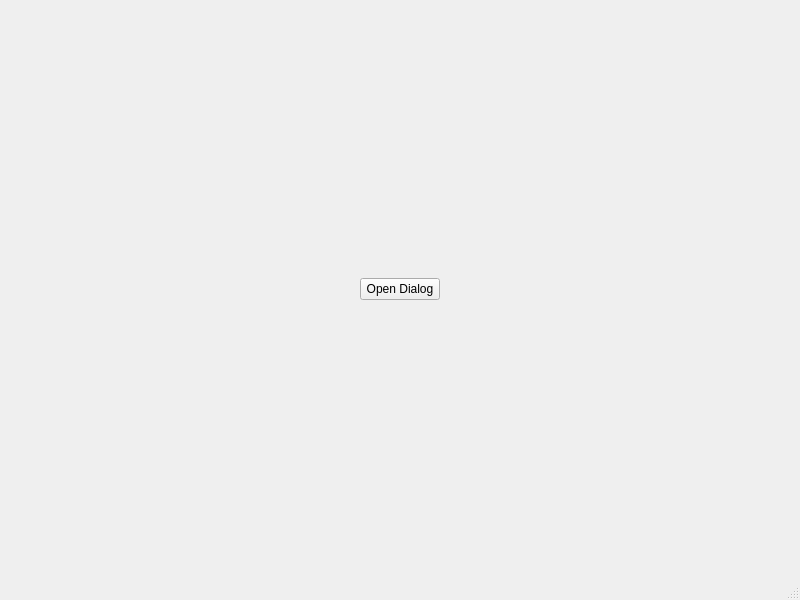
<?xml version="1.0" encoding="UTF-8"?>
<ui version="4.0">
 <class>MainWindow</class>
 <widget class="QMainWindow" name="MainWindow">
  <property name="geometry">
   <rect>
    <x>0</x>
    <y>0</y>
    <width>800</width>
    <height>600</height>
   </rect>
  </property>
  <property name="windowTitle">
   <string>MainWindow</string>
  </property>
  <widget class="QWidget" name="centralwidget">
   <layout class="QHBoxLayout" name="horizontalLayout">
    <item>
     <spacer name="horizontalSpacer">
      <property name="orientation">
       <enum>Qt::Horizontal</enum>
      </property>
      <property name="sizeHint" stdset="0">
       <size>
        <width>319</width>
        <height>20</height>
       </size>
      </property>
     </spacer>
    </item>
    <item>
     <widget class="QPushButton" name="openDialogButton">
      <property name="text">
       <string>Open Dialog</string>
      </property>
     </widget>
    </item>
    <item>
     <spacer name="horizontalSpacer_2">
      <property name="orientation">
       <enum>Qt::Horizontal</enum>
      </property>
      <property name="sizeHint" stdset="0">
       <size>
        <width>319</width>
        <height>20</height>
       </size>
      </property>
     </spacer>
    </item>
   </layout>
  </widget>
  <widget class="QMenuBar" name="menubar">
   <property name="geometry">
    <rect>
     <x>0</x>
     <y>0</y>
     <width>800</width>
     <height>24</height>
    </rect>
   </property>
  </widget>
  <widget class="QStatusBar" name="statusbar"/>
 </widget>
 <resources/>
 <connections/>
</ui>
